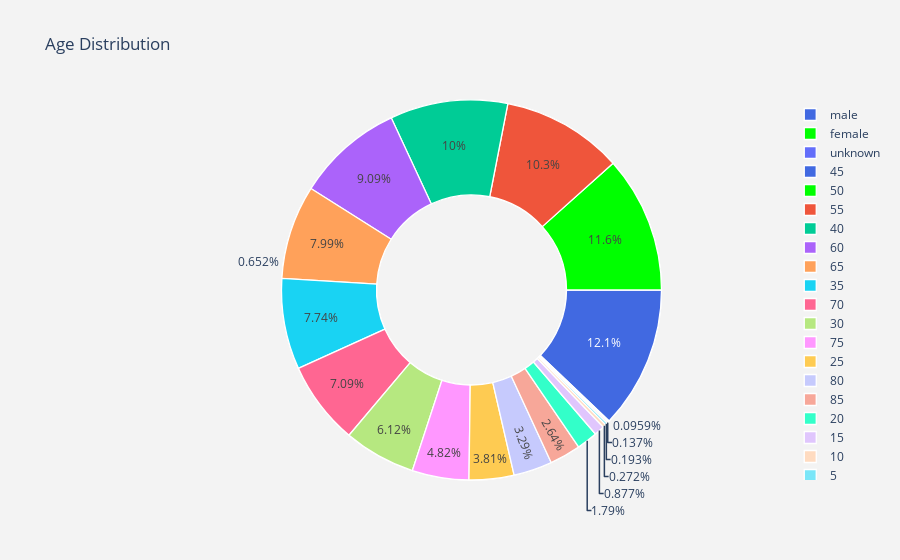

Here is the notebook cell this chart was saved with:
### Markdown cell above
# Differences in distribution by age and gender

### Code cell
#labels
lab = train["sex"].value_counts().keys().tolist()

#values
val = train["sex"].value_counts().values.tolist()

trace1 = go.Pie(labels = lab ,
               values = val ,
               marker = dict(colors =  [ 'royalblue' ,'lime'],
                             line = dict(color = "white",
                                         width =  1.3)
                            ),
               rotation = 90,
               hoverinfo = "label+value+text",
               hole = .5
              )
layout = go.Layout(dict(title = "Gender Distribution",
                        plot_bgcolor  = "rgb(243,243,243)",
                        paper_bgcolor = "rgb(243,243,243)",
                       )
                  )


lab2 = train["age"].value_counts().keys().tolist()

#values
val2 = train["age"].value_counts().values.tolist()

trace2 = go.Pie(labels = lab2 ,
               values = val2 ,
               marker = dict(colors =  [ 'royalblue' ,'lime'],
                             line = dict(color = "white",
                                         width =  1.3)
                            ),
               rotation = 90,
               hoverinfo = "label+value+text",
               hole = .5
              )
layout = go.Layout(dict(title = "Age Distribution",
                        plot_bgcolor  = "rgb(243,243,243)",
                        paper_bgcolor = "rgb(243,243,243)",
                       )
                  )

data = [trace1,trace2]
fig  = go.Figure(data = data,layout = layout)
py.iplot(fig)

### Figure 1 — Plotly figure (JSON) as saved in the notebook; plotly's stock layout.template omitted (floating-point values rounded to 4 significant figures)
{"data": [{"hole": 0.5, "hoverinfo": "label+value+text", "labels": ["male", "female", "unknown"], "marker": {"colors": ["royalblue", "lime"], "line": {"color": "white", "width": 1.3}}, "rotation": 90, "type": "pie", "values": [30655, 27812, 384]}, {"hole": 0.5, "hoverinfo": "label+value+text", "labels": [45.0, 50.0, 55.0, 40.0, 60.0, 65.0, 35.0, 70.0, 30.0, 75.0, 25.0, 80.0, 85.0, 20.0, 15.0, 10.0, 5.0, 90.0, 0.0], "marker": {"colors": ["royalblue", "lime"], "line": {"color": "white", "width": 1.3}}, "rotation": 90, "type": "pie", "values": [7074, 6788, 6024, 5847, 5310, 4668, 4519, 4140, 3572, 2817, 2227, 1920, 1542, 1043, 512, 159, 113, 80, 56]}], "layout": {"paper_bgcolor": "rgb(243,243,243)", "plot_bgcolor": "rgb(243,243,243)", "title": {"text": "Age Distribution"}}}
